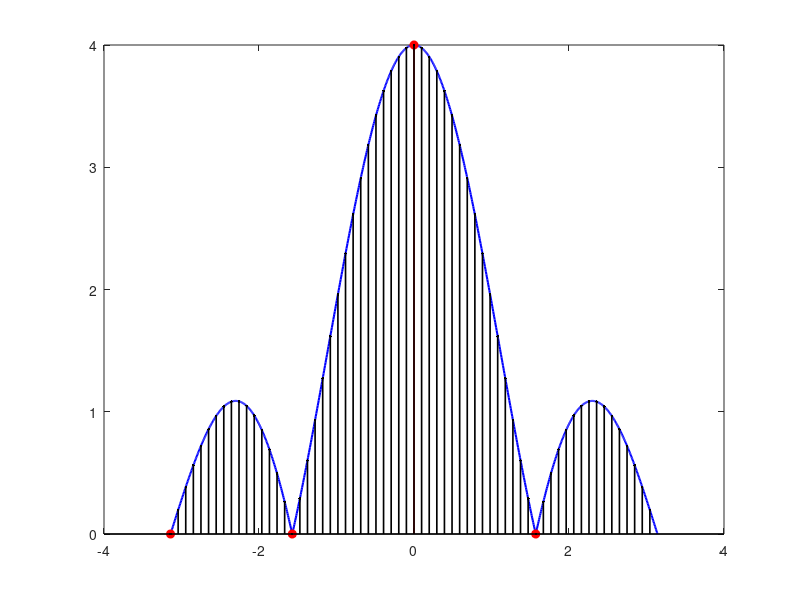

The MATLAB source for this figure: (Note: this script raises an error after producing the figure.)
x = [1 1 1 1];
n = 0:length(x)-1;

w = linspace(-pi, pi, 1000);
X = x * exp(-1j * (n.' * w));

X4 = fftshift(fft(x, 4));
X64 = fftshift(fft(x, 64));

w4 = (-2:1) * pi / 2;
w64 = (-32:31) * 2 * pi / 64;

figure
plot(w, abs(X), 'b', 'LineWidth', 1.5)
hold on
stem(w4, abs(X4), 'ro', 'filled', 'LineWidth', 1.2)
stem(w64, abs(X64), 'k.', 'LineWidth', 1.2)
xline(-pi/2, '--m')
xline(pi/2, '--m')
grid on
xlim([-pi pi])
xlabel('Angular frequency (rad/sample)')
ylabel('Magnitude')
title('DTFT and DFT Magnitudes')
legend('DTFT', 'DFT, N = 4', 'DFT, N = 64', 'Location', 'best')

text(-pi/2, 0.25, 'Zero at -\pi/2', ...
    'HorizontalAlignment', 'center', 'Color', 'm')
text(pi/2, 0.25, 'Zero at \pi/2', ...
    'HorizontalAlignment', 'center', 'Color', 'm')

saveas(gcf,"dtft-dft-comparison.png")
